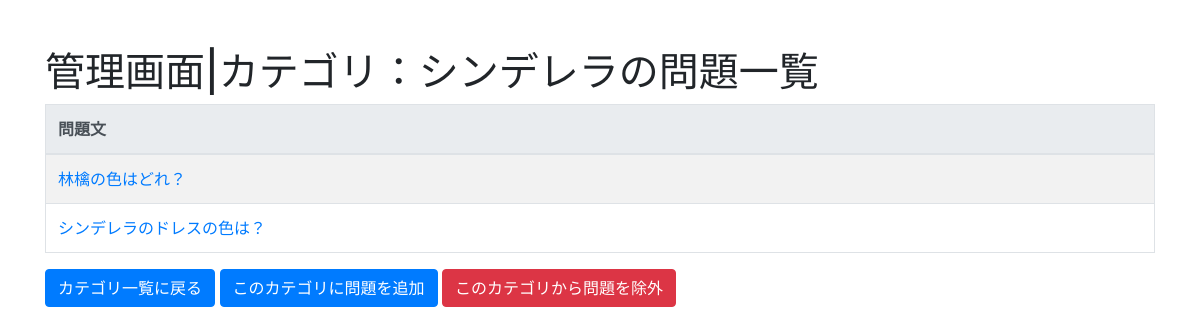
Page /edit/category_question/list/1 (signed in) on the earlier database version.
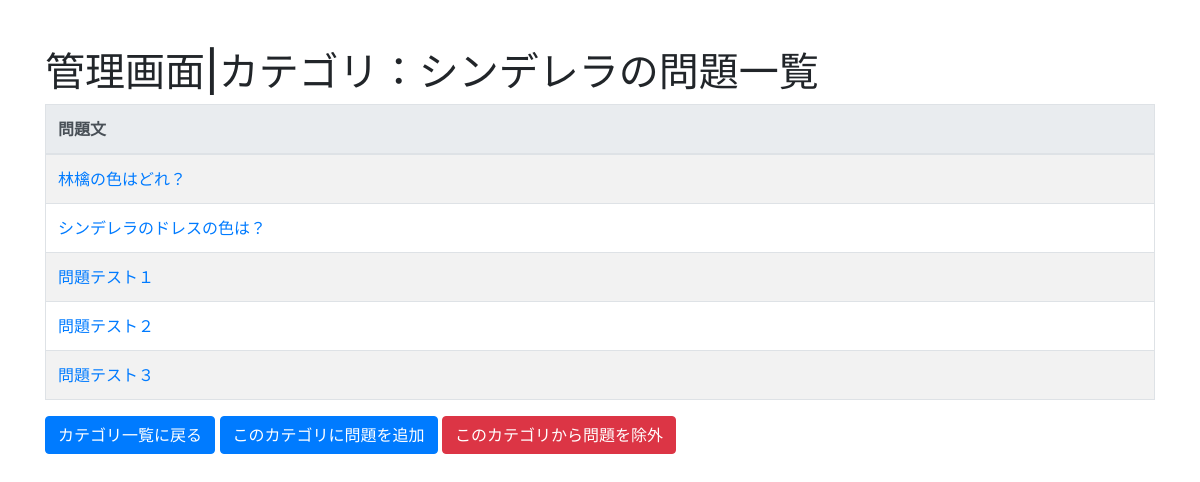
Same page on the later database version.
### question/models.py (models this page shows, shortened)
class Question(models.Model):
    body = models.CharField('本文（漢字）', max_length=1024)
    body_kana = models.CharField('本文（ひらがな）', max_length=1024, default="")
    Category = models.ManyToManyField(Category)
    question_no = models.PositiveSmallIntegerField(verbose_name='問題No.', default=0)
    answer_choice_no = models.PositiveSmallIntegerField(verbose_name='正解No.', default=1)
    comment = models.CharField('解説', max_length=1024, default="")

### edit/views.py (the view)
# urls.py: path('category_question/list/<int:category_id>', views.CategoryQuestionList.as_view(), name='category_question_list'),
class CategoryQuestionList(LoginRequiredMixin, ListView):
    model = Question
    template_name = "question/category_question_list.html"
    def get_context_data(self, **kwargs):
        context = super().get_context_data(**kwargs)
        category = Category.objects.get(pk=self.kwargs.get('category_id'))
        context['category'] = category
        return context
    def get_queryset(self):
        category_id = self.kwargs.get('category_id')
        category = Category.objects.get(pk=category_id)
        return category.question_set.all()

### edit/views.py (called while the page is built)
    @method_decorator(login_required(login_url = '/accounts/login/')) #ここがかわった
    def dispatch(self, request, *args, **kwargs):
        return super(LoginRequiredMixin, self).dispatch(request, *args, **kwargs)

### edit/templates/question/category_question_list.html (shortened to what this page needs)
{% extends 'question/base.html' %}
{% block page_title %}管理画面|カテゴリ：{{ category.name }}の問題一覧{% endblock %}
{% block content %}
<div class="container">
    <div class="row">
      <div class="col-12">
        <table class="table table-bordered table-striped">
            <thead class="thead-light">
                <tr><th style="width:100%">問題文</th></tr>
            </thead>
            {% for question in object_list %}
            <tr>
                <td><a href="{% url 'question_detail' category.pk question.pk %}">{{ question.body }}</a></td>
            </tr>
            {% endfor %}
        </table>
      </div>
    </div>
    <div class="row">
        <div class="col-12">
          <a class="btn btn-primary" href="{% url 'category_list' %}" role="button">カテゴリ一覧に戻る</a>
          <a class="btn btn-primary" href="{% url 'question_add' category.pk %}" role="button">このカテゴリに問題を追加</a>
          <a class="btn btn-danger" href="{% url 'question_exclusion' category.pk %}" role="button">このカテゴリから問題を除外</a>
        </div>
      </div>
</div>
{% endblock %}

Differences in the rows shown:
added Question: body "問題テスト１"
added Question: body "問題テスト２"
added Question: body "問題テスト３"
